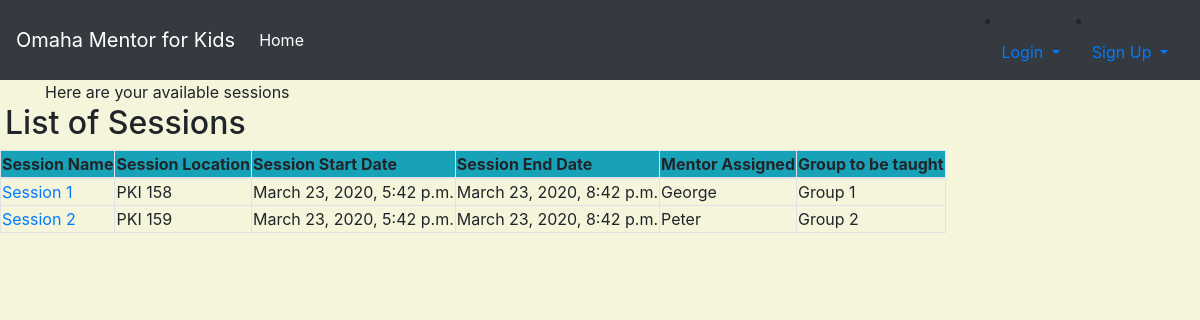
The app's page /session_list with its own data.
### sma/models.py (models this page shows, shortened)
class Session_Schedule(models.Model):
    session_name = models.CharField(max_length=50,default='')
    session_location = models.CharField(max_length=50)
    session_start_date = models.DateTimeField(max_length=20)
    session_end_date = models.DateTimeField(max_length=20)
    mentor = models.ForeignKey(Mentor, on_delete=models.CASCADE)
    group = models.ForeignKey(Student_Group_Mentor_Assignment, on_delete=models.CASCADE)

class Mentor(models.Model):
    mentor_first_name = models.CharField(max_length=100)
    mentor_middle_name = models.CharField(max_length=100, blank=True)
    mentor_last_name = models.CharField(max_length=100)
    mentor_email = models.EmailField(max_length=100)
    mentor_address = models.CharField(max_length=200)
    mentor_city = models.CharField(max_length=50)
    mentor_state = models.CharField(max_length=50)
    mentor_zip = models.CharField(max_length=10)
    mentor_phone = models.CharField(max_length=50)
    created_date = models.DateTimeField(
        default=timezone.now)
    updated_date = models.DateTimeField(auto_now_add=True)
    def __str__(self):
        return str(self.mentor_first_name)

class Student_Group_Mentor_Assignment(models.Model):
    group_name = models.CharField(max_length=100)
    school = models.ForeignKey(School, on_delete=models.CASCADE, default='', blank=True, null=True)
    grade = models.ForeignKey(Grade, on_delete=models.CASCADE, default='', blank=True, null=True)
    mentor = models.ForeignKey(Mentor, on_delete=models.CASCADE, default='', blank=True, null=True)
    created_date = models.DateTimeField(
        default=timezone.now)
    updated_date = models.DateTimeField(auto_now_add=True)
    def __str__(self):
        return str(self.group_name)

### sma/views.py (the view)
# urls.py: path('session_list', views.session_list, name='session_list'),
def session_list(request):
    session = Session_Schedule.objects.filter(session_start_date__lte=timezone.now())
    return render(request, 'sma/session_list.html',
                 {'session_list': session})

### sma/templates/sma/session_list.html (shortened to what this page needs)
{% extends 'sma/base.html' %}
{% load static %}
{%block body_content%}
    <html>
    <body>
    <div class="container">
        <div class="row">
            <div class="col-md-10 col-md-offset-1">
                <div class="panel panel-primary">
                    <div class="panel-body">Here are your available sessions</div>
                </div>
            </div>
        </div>
    </div>
    <div class="row">
        <h2 style="padding-left: 20Px">List of Sessions</h2>
    </div>
    <div>
        <table   class="table-bordered table-hover">
            <thead>
            <tr class="bg-info">
                <th >Session Name</th>
                <th >Session Location</th>
                <th >Session Start Date</th>
                <th >Session End Date</th>
                <th >Mentor Assigned</th>
                <th >Group to be taught</th>
            </tr>
            </thead>
            <tbody>
            {% for session in session_list %}
                <tr>
                    <td align="left"><a href="{% url 'sma:session_details' pk=session.pk %}">{{ session.session_name }}</a></td>
                    <td >{{ session.session_location }}</td>
                    <td>{{ session.session_start_date }}</td>
                    <td >{{ session.session_end_date }}</td>
                    <td>{{ session.mentor }}</td>
                    <td>{{ session.group }}</td>
                </tr>
            {% endfor %}
            </tbody>
        </table>
    </div>
    </body>
    </html>
{% endblock body_content %}

### sma/templates/sma/base.html (shortened to what this page needs)
<!DOCTYPE html>
<html>
<head>
    <link rel="stylesheet" href="https://maxcdn.bootstrapcdn.com/bootstrap/4.0.0/css/bootstrap.min.css">
</head>
<body>
    <nav class="navbar navbar-expand-lg navbar-dark bg-dark">
        <a class="navbar-brand" href="{% url 'sma:homepage' %}">Omaha Mentor for Kids</a>
        <div class="collapse navbar-collapse" id="navbarText">
            <ul class="navbar-nav mr-auto">
                <li class="nav-item active">
                    <a class="nav-link" href="{% url 'sma:homepage' %}">Home <span class="sr-only">(current)</span></a>
                </li>
            </ul>
            {% if request.user.is_authenticated %}
                 <li class="nav-item">
                <a class="nav-link" href="{% url 'password_change' %}">Change Password</a>
                 </li>
            <li class="nav-item">
                <a class="nav-link" href="{% url 'sma:user_logout' %}">Logout</a>
            </li>
            {% else %}
            <li class="nav-item dropdown">
                <a class="nav-link dropdown-toggle" href="#" id="navbarDropdownMenuLink" data-toggle="dropdown" aria-haspopup="true" aria-expanded="false">
                    Login
                </a>
            </li>
            <li class="nav-item dropdown">
                <a class="nav-link dropdown-toggle" href="#" id="navbarDropdownMenuLink" data-toggle="dropdown" aria-haspopup="true" aria-expanded="false">
                    Sign Up
                </a>
            </li>
            {% endif %}
        </div>
    </nav>
    <div>
        {%block body_content%}
        {%endblock body_content%}
    </div>
</body>
</html>

### sma/templates/sma/session_list.html (style rules this page uses)
body { background-color: beige; }

### records on screen
Session_Schedule: session_name "Session 1", session_location "PKI 158", session_start_date "March 23, 2020, 5:42 p.m.", session_end_date "March 23, 2020, 8:42 p.m.", mentor "George", group "Group 1"
Session_Schedule: session_name "Session 2", session_location "PKI 159", session_start_date "March 23, 2020, 5:42 p.m.", session_end_date "March 23, 2020, 8:42 p.m.", mentor "Peter", group "Group 2"
